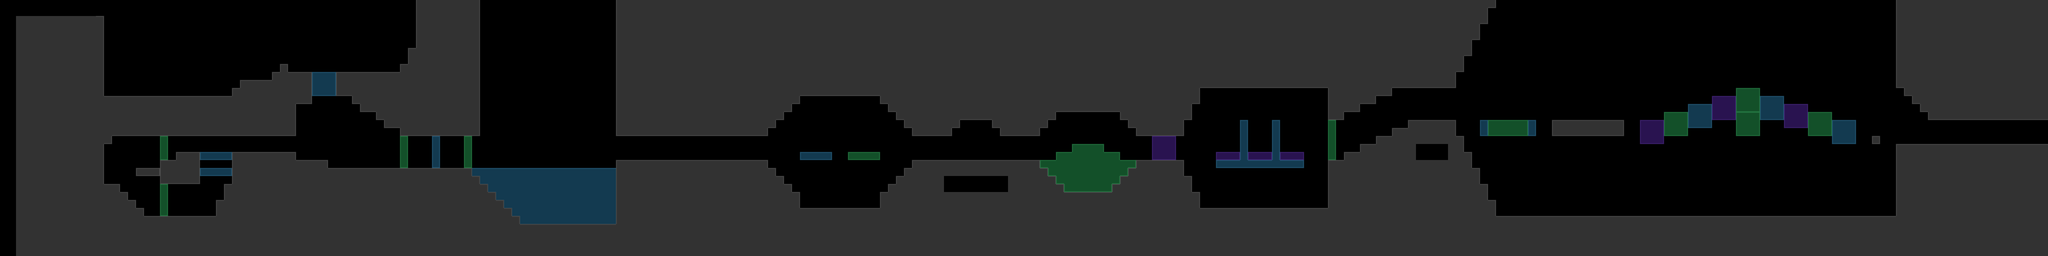

Below is a game level as drawn by its tile map, then a one-line description and the .tmx that defines it (tile-layer data replaced by summaries):
An orthogonal 256x32 tile map with 64x64 px tiles, 1 tile layer (solid-1), 4 tilesets and 23 objects (6x TextBox, 5x Checkpoint, 3x StaticVoid, 2x BigFreak, 2x Coin, ...).

<map version="1.2" tiledversion="1.3.2" orientation="orthogonal" renderorder="right-down" compressionlevel="0" width="256" height="32" tilewidth="64" tileheight="64" infinite="0" nextlayerid="36" nextobjectid="107">
 <editorsettings>
  <export target="level-01.lua" format="lua" />
 </editorsettings>
 <tileset firstgid="1" source="../assets/tiles/green.tsx" />
 <tileset firstgid="17" source="../assets/tiles/blue.tsx" />
 <tileset firstgid="33" source="../assets/tiles/gray.tsx" />
 <tileset firstgid="49" source="../assets/tiles/purple.tsx" />
 <layer id="29" name="solid-1" width="256" height="32">
  <properties>
   <property name="collidable" type="bool" value="true" />
  </properties>
  <data>[8192 cells, 5038 non-empty, 56 distinct tile ids]</data>
 </layer>
 <objectgroup id="35" name="freaks">
  <object id="105" name="BigFreak" type="BigFreak" x="12544" y="1664">
   <point />
  </object>
  <object id="106" name="BigFreak" type="BigFreak" x="6720" y="1600">
   <point />
  </object>
 </objectgroup>
 <objectgroup id="33" name="checkpoints">
  <object id="95" name="Checkpoint" type="Checkpoint" x="1472" y="704">
   <point />
  </object>
  <object id="96" name="Checkpoint" type="Checkpoint" x="896" y="1408">
   <point />
  </object>
  <object id="97" name="Checkpoint" type="Checkpoint" x="5120" y="1216">
   <point />
  </object>
  <object id="102" name="Checkpoint" type="Checkpoint" x="7808" y="1216">
   <point />
  </object>
  <object id="103" name="Checkpoint" type="Checkpoint" x="11456" y="896">
   <point />
  </object>
 </objectgroup>
 <objectgroup id="34" name="coins">
  <object id="88" name="Coin" type="Coin" x="2048" y="1152">
   <point />
  </object>
  <object id="94" name="Coin" type="Coin" x="2112" y="1152">
   <point />
  </object>
 </objectgroup>
 <objectgroup id="21" name="objects-1">
  <object id="51" name="level-00" type="Spawn" x="1088" y="704">
   <point />
  </object>
  <object id="85" name="level-start" type="Door" x="15808" y="960" width="576" height="192" />
  <object id="86" name="Unlock 3" type="FrequencyUnlock" x="1536" y="1664">
   <properties>
    <property name="frequency" type="int" value="3" />
   </properties>
   <point />
  </object>
  <object id="87" name="level-start" type="Spawn" x="15488" y="1088">
   <point />
  </object>
  <object id="89" name="TextBox" type="TextBox" x="2752" y="640" width="384" height="64">
   <text pixelsize="18" wrap="1" color="#ffffff" halign="center">Look, Higher Beings: not all pits are traps</text>
  </object>
  <object id="90" name="TextBox" type="TextBox" x="1344" y="1792" width="384" height="64">
   <text pixelsize="18" wrap="1" color="#ffffff" halign="center">Use Q and E to change frequencies</text>
  </object>
  <object id="91" name="TextBox" type="TextBox" x="384" y="1280" width="384" height="64">
   <text pixelsize="18" wrap="1" color="#ffffff" halign="center">I mean, uh, Higher Beings, channel your thoughts to permeate the universe itself</text>
  </object>
  <object id="92" name="TextBox" type="TextBox" x="5056" y="1344" width="320" height="64">
   <text pixelsize="18" wrap="1" color="#ffffff" halign="center">See that wasn't so bad</text>
  </object>
  <object id="93" name="TextBox" type="TextBox" x="4288" y="1856" width="320" height="64">
   <text pixelsize="18" wrap="1" color="#ffffff" halign="center">Higher Being, you're making this harder on yourself</text>
  </object>
  <object id="98" name="staticVoid" type="StaticVoid" x="7552" y="1408" width="512" height="128" />
  <object id="99" name="Unlock 4" type="FrequencyUnlock" x="8704" y="1088">
   <properties>
    <property name="frequency" type="int" value="4" />
   </properties>
   <point />
  </object>
  <object id="100" name="staticVoid" type="StaticVoid" x="11328" y="1152" width="256" height="128" />
  <object id="101" name="staticVoid" type="StaticVoid" x="13312" y="1088" width="1344" height="128" />
  <object id="104" name="TextBox" type="TextBox" x="11328" y="1024" width="256" height="64">
   <text pixelsize="18" wrap="1" color="#ffffff" halign="center">Higher Being, watch out for this stuff. Nasty.</text>
  </object>
 </objectgroup>
</map>
